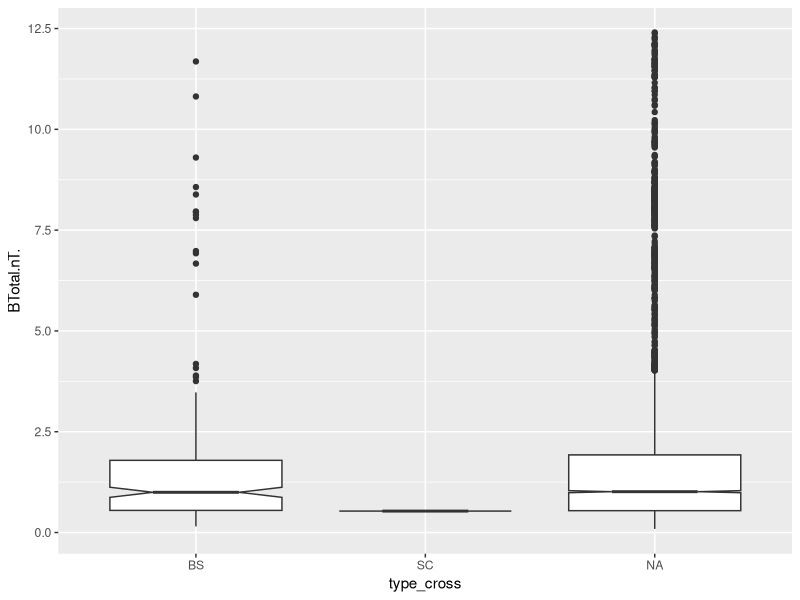

The R source for this figure:
#Task 3
library(dplyr)
library(ggplot2)

bowShock<-read.csv('Data/Bow_Shock_Data.csv')

ggplot(bowShock, aes(x=type_cross , y=BTotal.nT.)) + 
  geom_boxplot(notch=TRUE)
